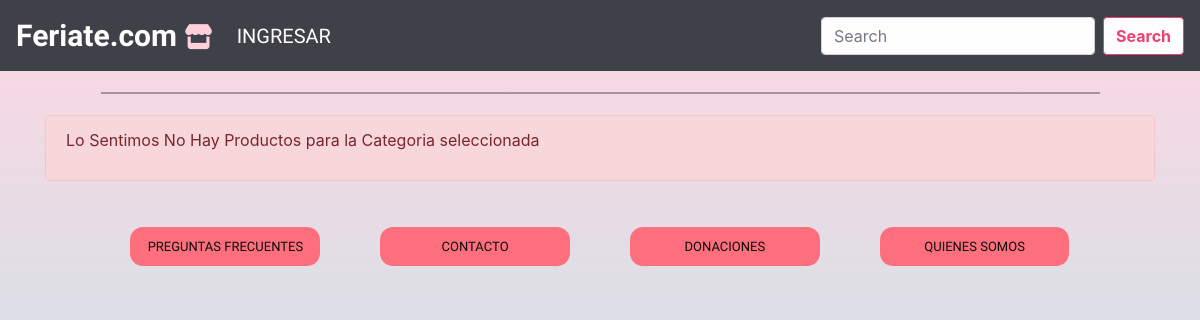
Page /productos.php?categoria=Ropa on the earlier database version.
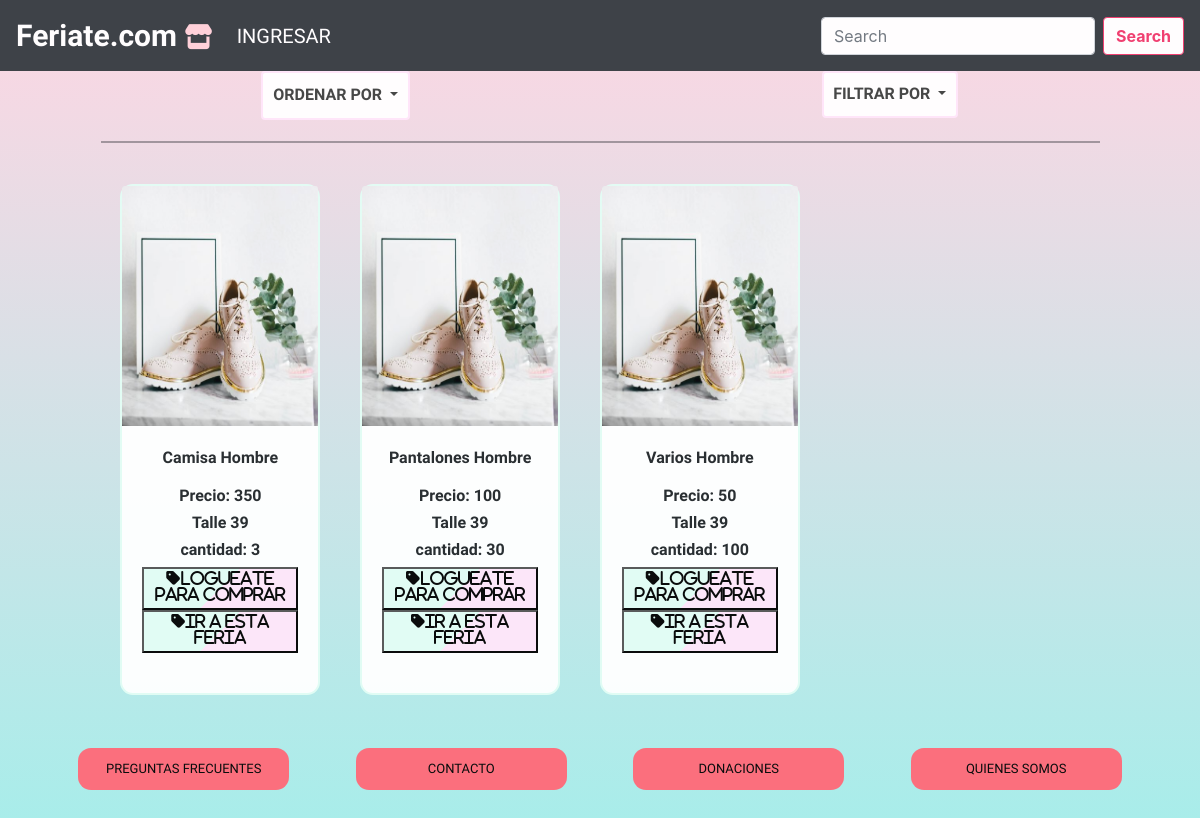
Same page on the later database version.
### tables this page shows
CREATE TABLE `productos` (
    `pr_id` int(11) NOT NULL AUTO_INCREMENT,
    `pr_nombre` varchar(45) NOT NULL,
    `pr_precio` decimal(10,0) DEFAULT NULL,
    `pr_cantidad` int(11) DEFAULT NULL,
    `pr_descripcion` varchar(45) DEFAULT NULL,
    `pr_baneado` tinyint(4) DEFAULT NULL,
    `pr_destino` tinyint(4) NOT NULL,
    `pr_talle` varchar(45) DEFAULT NULL,
    `pr_marca` varchar(45) DEFAULT NULL,
    `pr_estado` varchar(45) DEFAULT NULL,
    `pr_fe_id` int(11) NOT NULL,
    `pr_cat_id` int(11) NOT NULL,
    `pr_us_id` int(11) NOT NULL,
    PRIMARY KEY (`pr_id`),
    KEY `fkey_us_id` (`pr_us_id`),
    KEY `fkey_cat_id` (`pr_cat_id`),
    KEY `fkey_fe_id` (`pr_fe_id`),
    CONSTRAINT `fkey_cat_id` FOREIGN KEY (`pr_cat_id`) REFERENCES `categorias` (`cat_id`) ON DELETE NO ACTION ON UPDATE NO ACTION,
    CONSTRAINT `fkey_fe_id` FOREIGN KEY (`pr_fe_id`) REFERENCES `ferias` (`fe_id`) ON DELETE NO ACTION ON UPDATE NO ACTION,
    CONSTRAINT `fkey_us_id` FOREIGN KEY (`pr_us_id`) REFERENCES `usuarios` (`us_id`) ON DELETE NO ACTION ON UPDATE NO ACTION
  );

### resources/funciones_usuarios.php (called while the page is built, shortened)
<?php
  function estaLogueado() {
    if (isset($_SESSION["usuarioLogueado"])) {
      return true;
    }
    else {
      return false;
    }
  }
?>

### resources/funciones_productos.php (called while the page is built, shortened)
<?php
require_once("funciones_usuarios.php");
function productos($value){
        global $db;
         $query = $db->prepare("SELECT * FROM categorias
                                INNER JOIN productos ON cat_id = pr_cat_id
                                WHERE cat_nombre = '$value'");
         $query->execute();
         $datos_productos = $query->fetchAll(PDO::FETCH_ASSOC);
     return $datos_productos;
}
 ?>

### productos.php (the view, shortened to what this page needs)
<?php
if ($_GET){
  $value = $_GET["categoria"];
require_once("./resources/funciones_productos.php");
require_once("./resources/funciones_usuarios.php");
  $datos_productos = productos($value);
}
?>
<!DOCTYPE html>
<html lang="en" dir="ltr">
<head>
  <?php
  include("head.php");
   ?>
   <link rel="stylesheet" href="./css/main.css">
   <link rel="stylesheet" href="./css/feria.css">
</head>
<body>
<header>
<?php include("header.php") ?>
  </header>
  <div class="container">
    <?php if(!empty($datos_productos)) :?>
  <div class="botones">
    <div class="dropdown">
      <a class="btn btn-secondary dropdown-toggle" href="#" role="button" id="dropdownMenuLink" data-toggle="dropdown" aria-haspopup="true" aria-expanded="false">
        ORDENAR POR
      </a>
    </div>
    <div class="dropdown">
      <a class="btn btn-secondary dropdown-toggle" href="#" role="button" id="dropdownMenuLink" data-toggle="dropdown" aria-haspopup="true" aria-expanded="false">
        FILTRAR POR
      </a>
    </div>
  </div>
  <?php endif ;?>
  <hr>
  <?php if(empty($datos_productos)) :?>
     <div class="alert alert-danger" role="alert">
  <p>Lo Sentimos No Hay Productos para la Categoria seleccionada</p>
     </div>
  <?php endif ;?>
  <main>
    <div class="producto">
  <?php if(!empty($datos_productos)) :?>
      <?php foreach ($datos_productos as $producto) :?>
          <div class="card" >
          <img src="images/shoes.jpg" class="card-img-top" alt="...">
          <div class="card-body">
            <p class="card-text"><?php echo $producto['pr_nombre'] ?></p>
            <div class="descripcion">
              <h3 class="precio"><b>Precio: <?php echo $producto['pr_precio'] ?></b></h3>
              <h3 class="talle"><b>Talle 39</b></h3>
              <h3 class="cantidad"><b>cantidad: <?php echo $producto['pr_cantidad'] ?></b></h3>
            </div>
            <div class="comprar">
                 <?php if(!estaLogueado()):?>
                      <a href="login.php"><button type="button" name="button"><i class="fas fa-tag">Logueate para comprar</i></button></a>
                <?php endif ?>
              <a href="feria.php?id=<?php echo $producto['pr_fe_id'] ?>" ><button type="button" name="button"><i class="fas fa-tag">Ir a esta feria</i></button></a>
            </div>
          </div>
        </div>
<?php endforeach ?>
</div>
<?php endif; ?>
<footer>
<?php include("footer.php") ?>
</footer>
</div>
</body>
</html>

### head.php (shortened to what this page needs)
<link rel="stylesheet" href="https://stackpath.bootstrapcdn.com/bootstrap/4.3.1/css/bootstrap.min.css">

### header.php (shortened to what this page needs)
<?php require_once("./resources/funciones_usuarios.php"); ?>
  <nav class="navbar navbar-expand-lg navbar-dark bg-dark">
    <a class="navbar-brand" href="home.php">
        Feriate.com  <i class="fas fa-store"></i>
      </a>
    <div class="collapse navbar-collapse" id="navbarTogglerDemo03">
      <ul class="navbar-nav mr-auto mt-2 mt-lg-0">
    <?php if(!estaLogueado()):?>
    <a class="nav-link" href="login.php">INGRESAR</a>
   <?php endif ?>
</ul>
      <form class="form-inline my-2 my-lg-0">
        <input class="form-control mr-sm-2" type="search" placeholder="Search" aria-label="Search">
        <button class="btn btn-outline-success my-2 my-sm-0" type="submit">Search</button>
      </form>
    </div>
  </nav>

### footer.php
<link rel="stylesheet" href="./css/footer.css">
<footer>
  <ul>
    <a href="preguntas.php"><li>PREGUNTAS FRECUENTES</li></a>
    <a href="contacto.php"><li>CONTACTO</li></a>
    <a href="donaciones.php"><li>DONACIONES</li></a>
    <li>QUIENES SOMOS</li>
  </ul>
</footer>

### css/main.css (style rules this page uses)
body { background-image: linear-gradient(-225deg, #E3FDF5 0%, #FFE6FA 100%); background-image: linear-gradient(to top, #a8edea 0%, #fed6e3 100%); background-attachment: fixed; background-repeat: no-repeat; opacity: .95; }
a.nav-link { color: white !important; font-family: 'Inconsolata', sans-serif; font-size: 20px }
a.navbar-brand { font-weight: bold; font-family: 'Inconsolata', sans-serif; font-size: 30px; }
button.btn.btn-outline-success { color:#F0386B; border: 1px solid #F0386B; background-color: white; font-weight: bold; }
nav a i { color:#FFD0D9 ; font-size: 25px; }

### css/feria.css (style rules this page uses)
header { width: 100%; }
div.botones { display: flex; justify-content: space-around; }
a#dropdownMenuLink.btn { background-color: white; padding: 8%; color: #3e403f; border: 2px solid #FFE6FA; font-family: "Inconsolata", sans-serif; font-weight: bold; }
hr { border-top: 2px solid #21252966; width: 90%; margin: 21px auto; }
div.producto { overflow: hidden; margin: 0 auto; width: 100%; }
div.comprar button { font-family: "Inconsolata", sans-serif; background-image: linear-gradient(-225deg, #E3FDF5 50%, #FFE6FA 50%); }
div.card { border-radius: 13px 13px; border:2px solid #E3FDF5; padding-bottom: 2%; width: 100%; margin: 2%; float: left; }
div.card img { height: 30vh; }
div.card p { font-family: "Inconsolata", sans-serif; font-weight: bold; font-size: 100%; text-align: center; }
div.card h3 { font-family: "Inconsolata", sans-serif; font-weight: bold; font-size: 100%; text-align: center; }
div.comprar { text-align: center; }
@media (min-width: 940px) { div.producto { width: 90%; margin: 0 auto; } }
@media (min-width: 940px) { div.card { width: 20%; float: left; } }

### css/footer.css (style rules this page uses)
footer ul li { width: 100%; list-style: none; text-align: center; font-family: 'Oswald', sans-serif; font-size: 13px; background-color: #FF6978; color: black; margin-top: 1%; }
footer ul { padding-inline-start: 0px; margin-bottom: 0px; }
@media (min-width: 940px) { footer ul li { width: 19%; float: left; margin: 3% 3%; border-radius: 13px 13px; padding: 1%; } }
@media (min-width: 940px) { footer ul { padding-bottom: 5%; margin: 0 auto; } }

Differences in the rows shown:
added productos: pr_nombre "Camisa Hombre", pr_precio "350", pr_cantidad "3"
added productos: pr_nombre "Pantalones Hombre", pr_precio "100", pr_cantidad "30"
added productos: pr_nombre "Varios Hombre", pr_precio "50", pr_cantidad "100"
Other differences:
text no longer shown: "Lo Sentimos No Hay Productos para la Categoria seleccionada"
text now shown: "ORDENAR POR FILTRAR POR"
